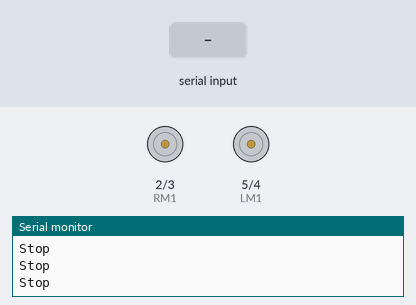
This sketch was run on a simulated Arduino Uno, built with avr-gcc and run on an emulated ATmega328P. Shown: motor-driver pin pairs drawn as motors (green arrow = first pin HIGH = forward, orange = second pin HIGH = backward, longer = more drive), the last lines printed to the serial monitor. Inputs (shaded band) come from the test bench.

Above: at 1.2 s.
1.3 s: "F" received over the second serial link
At 2.1 s:
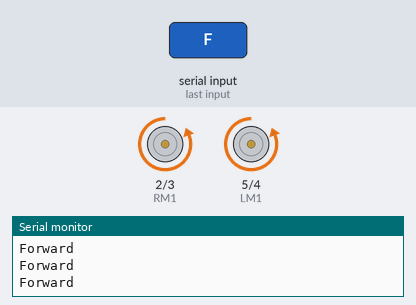
2.8 s: "B" received over the second serial link
At 3.2 s:
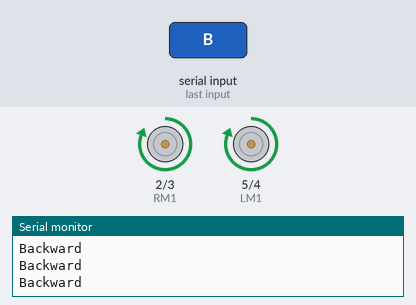
4.3 s: "L" received over the second serial link
At 5.4 s:
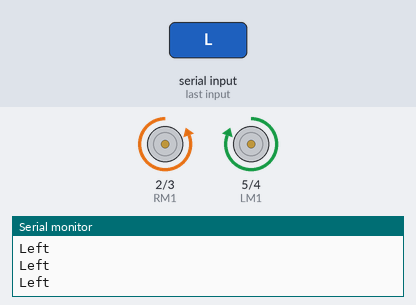
5.8 s: "R" received over the second serial link
At 6.6 s:
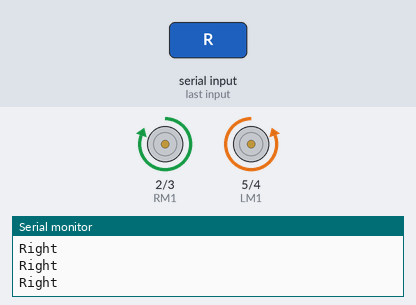
7.3 s: "I" received over the second serial link
At 7.9 s:
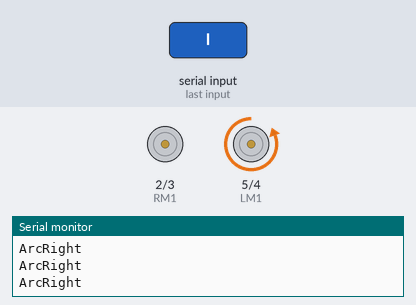
8.8 s: "G" received over the second serial link
At 10.1 s:
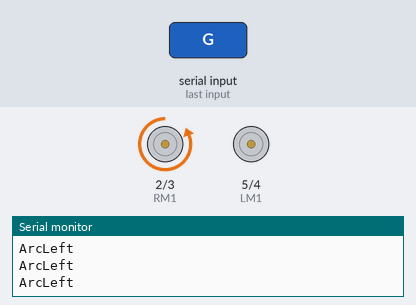
Timing chart, 0 to 11.3 s (numbered marks = the images above; inputs shaded):
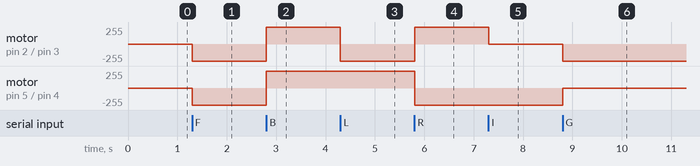

Measured:
- after the input at 1.3 s, motor on pin 2 (RM1) / pin 3 (RM2), motor on pin 5 (LM1) / pin 4 (LM2): stopped → backward 255/255 at once
- after the input at 2.8 s, motor on pin 2 (RM1) / pin 3 (RM2), motor on pin 5 (LM1) / pin 4 (LM2): backward 255/255 → forward 255/255 at once
- after the input at 4.3 s, motor on pin 2 (RM1) / pin 3 (RM2): forward 255/255 → backward 255/255 at once
- after the input at 5.8 s, motor on pin 2 (RM1) / pin 3 (RM2): backward 255/255 → forward 255/255 at once; motor on pin 5 (LM1) / pin 4 (LM2): forward 255/255 → backward 255/255 at once
- after the input at 7.3 s, motor on pin 2 (RM1) / pin 3 (RM2): forward 255/255 → stopped at once
- after the input at 8.8 s, motor on pin 2 (RM1) / pin 3 (RM2): stopped → backward 255/255 at once; motor on pin 5 (LM1) / pin 4 (LM2): backward 255/255 → stopped at once

The sketch:

Bluetooth-RC.ino
```cpp
  #include <SoftwareSerial.h>
  #include <NewPing.h>

  SoftwareSerial mySerial(10,11);
  char ReceivedData;

  int LM1 = 5;
  int LM2 = 4;
  int RM1 = 2;
  int RM2 = 3;
  int LED = 8;

  void Stop()
  {
    digitalWrite(LM1,LOW);
    digitalWrite(LM2,LOW);
    digitalWrite(RM1,LOW);
    digitalWrite(RM2,LOW);
  }
  void Forward()
  {
    digitalWrite(LM1,LOW);
    digitalWrite(LM2,HIGH);
    digitalWrite(RM1,LOW);
    digitalWrite(RM2,HIGH);
  }
  void Backward()
  {
    digitalWrite(LM1,HIGH);
    digitalWrite(LM2,LOW);
    digitalWrite(RM1,HIGH);
    digitalWrite(RM2,LOW);
  }
  void SpotRight ()
 {
    digitalWrite(LM1,LOW);
    digitalWrite(LM2,80);
    digitalWrite(RM1,80);
    digitalWrite(RM2,LOW);
  }
    void ArcRight ()
  {
    digitalWrite(LM1,LOW);
    digitalWrite(LM2,70);
    digitalWrite(RM1,LOW);
    digitalWrite(RM2,LOW);
  }
   void BackArcRight ()
  {
    digitalWrite(LM1,70);
    digitalWrite(LM2,LOW);
    digitalWrite(RM1,LOW);
    digitalWrite(RM2,LOW);
  }
  void SpotLeft ()
  {
    digitalWrite(LM1,80);
    digitalWrite(LM2,LOW);
    digitalWrite(RM1,LOW);
    digitalWrite(RM2,80);
  }
  void ArcLeft ()
  {
    digitalWrite(LM1,LOW);
    digitalWrite(LM2,LOW);
    digitalWrite(RM1,LOW);
    digitalWrite(RM2,70);
  }
  void BackArcLeft ()
  {
    digitalWrite(LM1,LOW);
    digitalWrite(LM2,LOW);
    digitalWrite(RM1,70);
    digitalWrite(RM2,LOW);
  }
  void setup()
  {
    pinMode(LM1,OUTPUT);
    pinMode(LM2,OUTPUT);
    pinMode(RM1,OUTPUT);
    pinMode(RM2,OUTPUT);
    Serial.begin(9600);
    mySerial.begin(38400);
  }

  void loop()
  {
    if (mySerial.available()>0)
    {
      ReceivedData = mySerial.read();
    }
    if (ReceivedData =='F')
    {
      Forward();
      Serial.println("Forward");
    }
    else if (ReceivedData =='B')
    {
      Backward();
      Serial.println("Backward");
    }
    else if (ReceivedData =='L')
    {
      SpotLeft();
      Serial.println("Left");
    }
    else if (ReceivedData =='R')
    {
      SpotRight();
      Serial.println("Right");
    }
    else if (ReceivedData =='I')
    {
      ArcRight();
      Serial.println("ArcRight");
    }
    else if (ReceivedData =='G')
    {
      ArcLeft();
      Serial.println("ArcLeft");
    }
    else if (ReceivedData =='J')
    {
      BackArcRight();
      Serial.println("BackArcRight");
    }
     else if (ReceivedData =='H')
    {
      BackArcLeft();
      Serial.println("BackArcLeft");
    }
    else{
      Stop();
      Serial.println("Stop");
    }


  }
```
